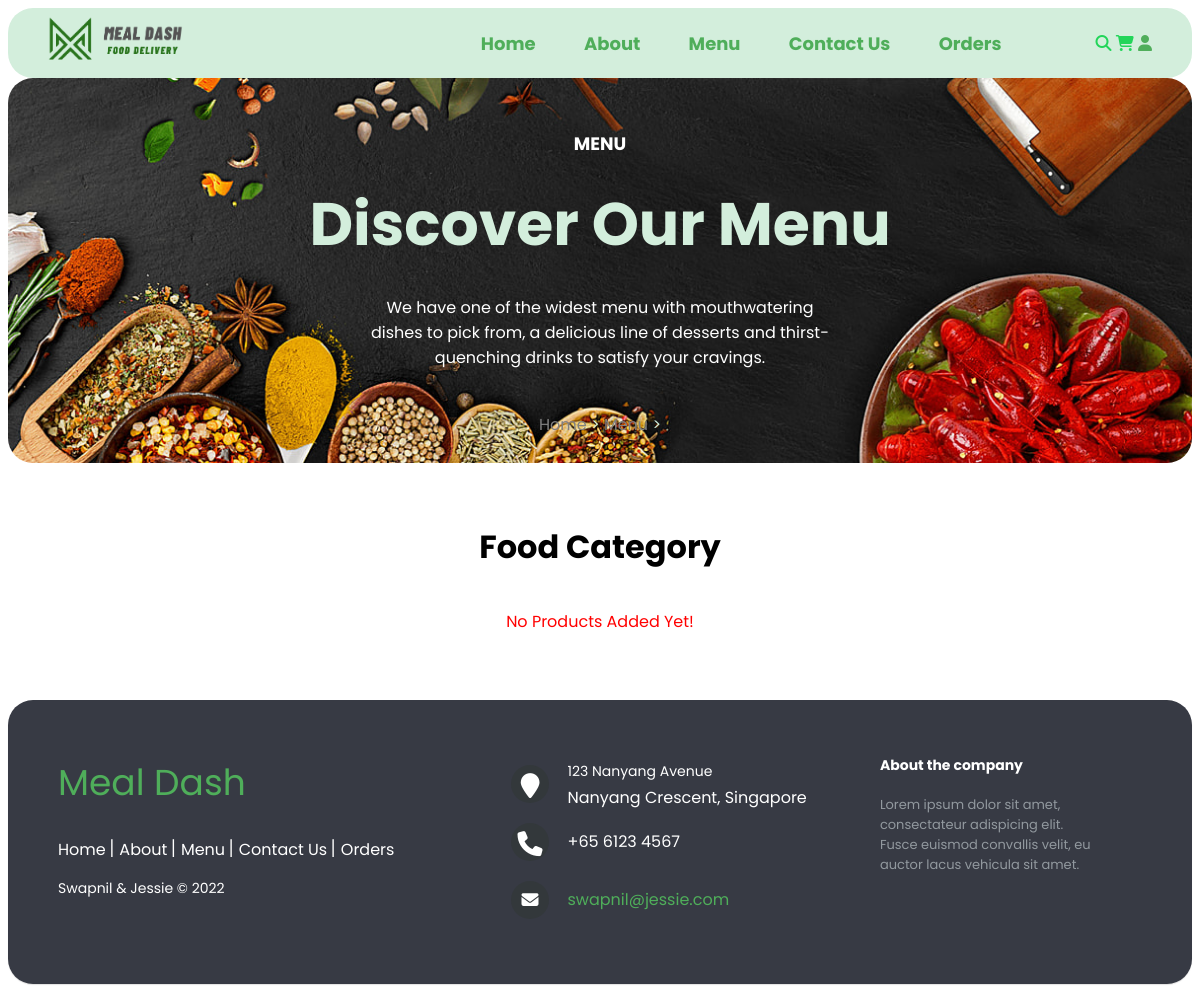
Before: /category.php?category=mains with the older database file.
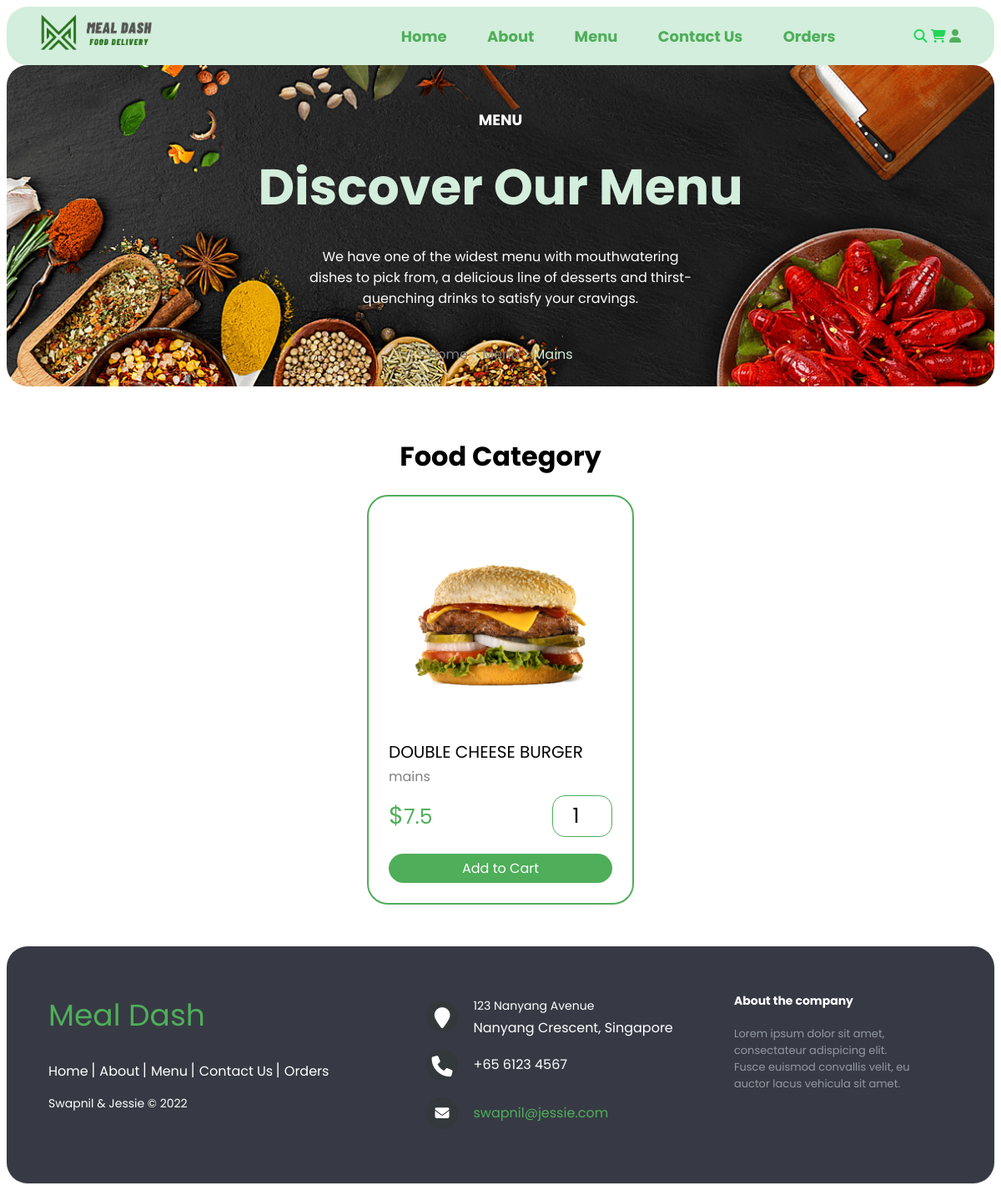
After: the same page with the newer database file.
### tables this page shows
CREATE TABLE products (
  id INT(100) UNSIGNED NOT NULL AUTO_INCREMENT PRIMARY KEY,
  name varchar(100) NOT NULL,
  category varchar(100) NOT NULL,
  price double(10,2) NOT NULL,
  image varchar (100)
);

### category.php (the view, shortened to what this page needs)
<!DOCTYPE html>
<html lang="en">
<head>
   <link rel="stylesheet" href="https://cdnjs.cloudflare.com/ajax/libs/font-awesome/6.1.1/css/all.min.css">
	<link rel="stylesheet" href="css/stylesheet.css">
</head>
<body>
    <?php include 'components/nav_header.php'; ?>
    <div class="heading">
        <h1>MENU</h1>
        <h3>Discover Our Menu</h3>
		<p class="menu-desc">We have one of the widest menu with mouthwatering dishes to pick from, a delicious line of desserts and thirst-quenching drinks to satisfy your cravings.</p>
        <p class="path">
			<a href="home.php">Home</a>
			<span> > <a href="menu.php">Menu</a></span>
            <span>
                >
                <?php
                    $category = $_GET['category'];
                    $select_products = $conn->prepare("SELECT * FROM `products` WHERE category = ?");
                    $select_products->execute([$category]);
                    $fetch_products = $select_products->fetch(PDO::FETCH_ASSOC);
                ?>
                <?= $fetch_products['category']; ?>
            </span>
		</p>
    </div>
    <div class="products">
		<h1 class="title" style="text-decoration: underline solid transparent;">
		<b>Food Category</b></h1>
		<div class="container">
			<?php
                $category = $_GET['category'];
				$select_products = $conn->prepare("SELECT * FROM `products` WHERE category = ?");
				$select_products->execute([$category]);
				if($select_products->rowCount() > 0){
					while($fetch_products = $select_products->fetch(PDO::FETCH_ASSOC)){
			?>
			<form action="" method="post" class="box">
				<img src="uploaded_img/<?= $fetch_products['image']; ?>" alt="">
				<div class="name"><?= $fetch_products['name']; ?></div>
				<a href="category.php?category=<?= $fetch_products['category']; ?>" class="cat"><?= $fetch_products['category']; ?></a>
				<div class="flex">
					<div class="price"><span>$</span><?= $fetch_products['price']; ?></div>
					<input type="number" name="qty" class="qty" min="1" max="99" value="1" maxlength="2">
				</div>
				<div class="add-to-cart">
					<button type="submit" class="add-btn" name="add_to_cart">Add to Cart</button>
				</div>
			</form>
			<?php
					}
				}else{
					echo '<p class="empty">No Products Added Yet!</p>';
				}
			?>
		</div>
</body>
<footer>
	 <br><br><?php include 'components/footer.php'; ?>
</footer>
</html>

Changed rows visible on the page:
now on this page (row edited): products: category "Mains", image (picture), name "DOUBLE CHEESE BURGER", category "mains", price "7.5"
Other visible differences:
text no longer shown: "No Products Added Yet!"
